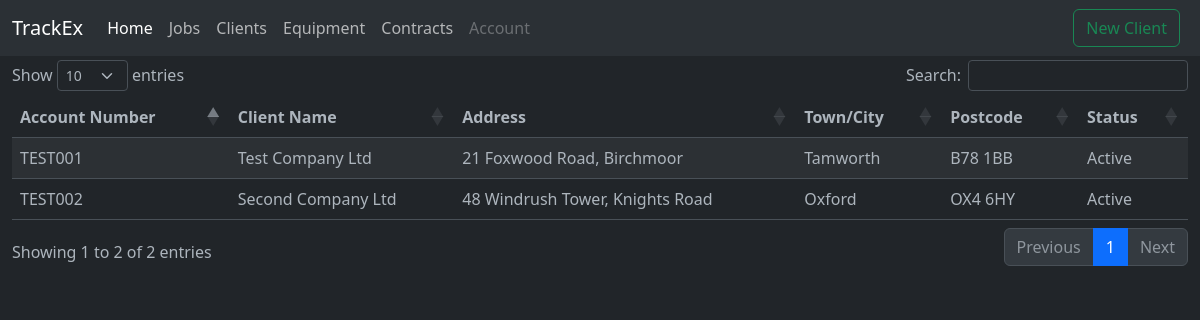
The app's page /clients with its own data.
### tables this page shows
CREATE TABLE clients (
            id INTEGER PRIMARY KEY AUTOINCREMENT,
            account_number TEXT,
            client_name TEXT,
            address_line_1 TEXT,
            address_line_2 TEXT,
            town_city TEXT,
            county TEXT,
            postcode TEXT,
            phone_number TEXT,
            status TEXT,
            date_stamp TEXT
        );

### app.py (the view)
@app.route('/clients')
def clients():
    search_query = request.args.get('search', '', type=str)
    success_message = request.args.get('success', '')
    error_message = request.args.get('error', '')
    conn = get_db()
    if search_query:
        query = '''
            SELECT * FROM clients
            WHERE account_number LIKE ? OR client_name LIKE ? OR address_line_1 LIKE ?
            OR address_line_2 LIKE ? OR town_city LIKE ? OR county LIKE ?
            OR postcode LIKE ? OR phone_number LIKE ? OR status LIKE ?
            ORDER BY id
        '''
        search_params = (f"%{search_query}%",) * 8
        clients = conn.execute(query, search_params).fetchall()
    else:
        clients = conn.execute('''
            SELECT * FROM clients
            ORDER BY id
        ''').fetchall()
    conn.close()
    return render_template('clients.html', clients=clients, success_message=success_message, error_message=error_message)

### app.py (called while the page is built)
def get_db():
    conn = sqlite3.connect(DATABASE)
    conn.row_factory = sqlite3.Row
    return conn

### templates/clients.html (shortened to what this page needs)
            {% include 'header.html' %}
            <button class="btn btn-outline-success me-2" type="button" data-bs-toggle="modal" data-bs-target="#new-client-modal" onclick="searchClients()">New Client</button>
          </div>
        </nav>
    </div>
    <div class="container" style="padding: 1.5%;">
    </div>
    <div class="container-fluid">
        <table id="clients-table" class="table table-striped table-hover" style="cursor: pointer;">
            <thead>
                <tr>
                    <th sortable="true">Account Number</th>
                    <th sortable="true">Client Name</th>
                    <th sortable="true">Address</th>
                    <th sortable="true">Town/City</th>
                    <th sortable="true">Postcode</th>
                    <th sortable="true">Status</th>
                </tr>
            </thead>
            {% for client in clients %}
                <tr class="clickable-row"
                    data-account-number="{{ client.account_number }}"
                    data-client-name="{{ client.client_name }}"
                    data-address-1="{{ client.address_line_1 }}"
                    data-address-2="{{ client.address_line_2 }}"
                    data-town-city="{{ client.town_city }}"
                    data-postcode="{{ client.postcode }}"
                    data-status="{{ client.status }}">
                    <td>{{ client.account_number }}</td>
                    <td>{{ client.client_name }}</td>
                    <td>{{ client.address_line_1 }}, {{ client.address_line_2 }}</td>
                    <td>{{ client.town_city }}</td>
                    <td>{{ client.postcode }}</td>
                    <td>{{ client.status }}</td>
                </tr>
            {% endfor %}
        </table>
    </div>
</body>
</html>

### records on screen
clients: account_number "TEST001", client_name "Test Company Ltd", address_line_1 "21 Foxwood Road", address_line_2 "Birchmoor", town_city "Tamworth", postcode "B78 1BB", status "Active"
clients: account_number "TEST002", client_name "Second Company Ltd", address_line_1 "48 Windrush Tower", address_line_2 "Knights Road", town_city "Oxford", postcode "OX4 6HY", status "Active"
